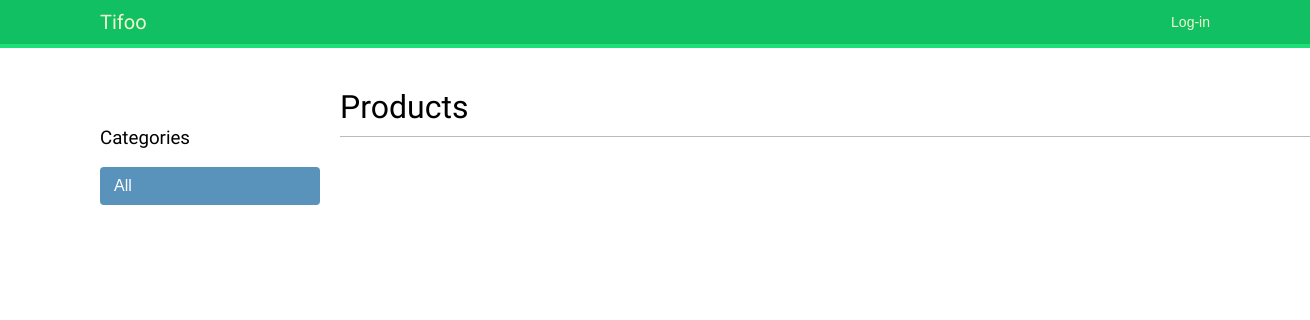
The app's page /, older data.
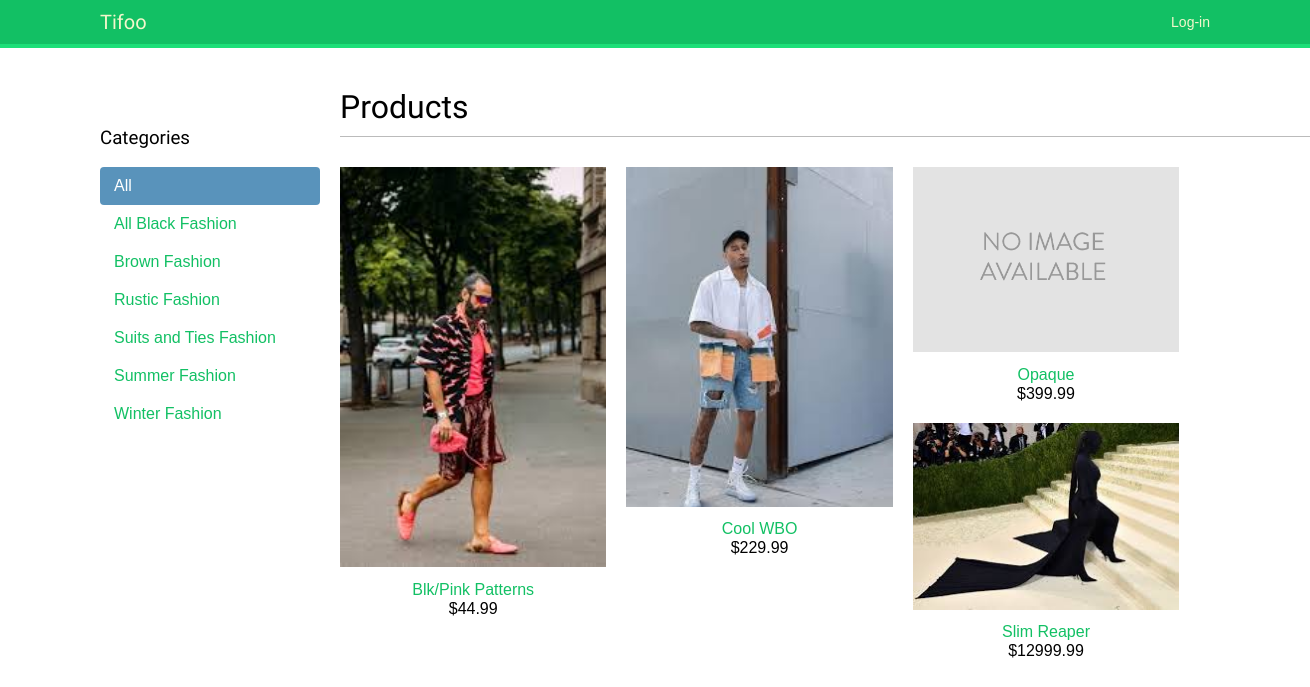
The same page, newer data.
### shop/models.py (models this page shows, shortened)
class Category(models.Model):
    name = models.CharField(max_length=200, db_index=True)
    slug = models.SlugField(max_length=200, unique=True)
    class Meta:
        ordering = ('name',)
        verbose_name = 'category'
        verbose_name_plural = 'categories'
    def get_absolute_url(self):
        return reverse('shop:product_list_by_category', args=[self.slug])

class Product(models.Model):
    category = models.ForeignKey(Category, related_name="products", on_delete=models.CASCADE)
    name = models.CharField(max_length=200, db_index=True)
    slug = models.SlugField(max_length=200, db_index=True)
    image = models.ImageField(upload_to='products/%Y/%m/%d/', blank=True)
    description = models.TextField(blank=True)
    price = models.DecimalField(max_digits=10, decimal_places=2)
    available = models.BooleanField(default=True)
    created = models.DateTimeField(auto_now_add=True)
    updated = models.DateTimeField(auto_now=True)
    class Meta:
        ordering = ('name',)
        index_together = (('id', 'slug'),)
    def get_absolute_url(self):
        return reverse('shop:product_detail', args=[self.id, self.slug])

### shop/views.py (the view)
# urls.py: path('', views.product_list, name='product_list'),
def product_list(request, category_slug=None):
    category = None
    categories = Category.objects.all()
    products = Product.objects.filter(available=True)
    if category_slug:
        category = get_object_or_404(Category, slug=category_slug)
        products = products.filter(category=category)
    return render(
        request,
        'shop/product/list.html',
        {'category': category, 'categories': categories, 'products': products}
    )

### shop/templates/shop/product/list.html (shortened to what this page needs)
{% extends 'base.html' %}
{% load static %}
{% block content %}
    <div id="sidebar">
        <h3>Categories</h3>
        <ul>
            <li {% if not category %}class="selected"{% endif %}>
                <a href="{% url 'shop:product_list' %}">All</a>
            </li>
            {% for c in categories %}
                <li {% if category.slug == c.slug %}class="selected"{% endif %}>
                    <a href="{{ c.get_absolute_url }}"> {{ c.name }} </a>
                </li>
            {% endfor %}
        </ul>
    </div>
    <div id="main" class="product-list">
        <h1>{% if category %} {{ category.name }} {% else %} Products {% endif %}</h1>
        {% for product in products %}
            <div class="item">
                <a href="{{ product.get_absolute_url }}">
                    <img src="{% if product.image %} {{ product.image.url }} {% else %} {% static "img/no_image.png" %}{% endif %}">
                </a>
                <a href="{{ product.get_absolute_url }}">{{ product.name }}</a>
                <br>
                ${{ product.price }}
            </div>
        {% endfor %}
    </div>
{% endblock content %}

### account/templates/base.html (shortened to what this page needs)
{% load static %}
<!DOCTYPE html>
<html>
<head>
  <link href="{% static "css/base.css" %}" rel="stylesheet">
</head>
<body>
  <div id="header">
    <span class="logo">Tifoo</span>
    <span class="user">
      {% if request.user.is_authenticated %}
        Hello {{ request.user.first_name }},
        <a href="{% url "logout" %}">Logout</a>
      {% else %}
        <a href="{% url "login" %}">Log-in</a>
      {% endif %}
    </span>
  </div>
  <div id="content">
    {% block content %}
    {% endblock %}
  </div>
</body>
</html>

### account/static/css/base.css (style rules this page uses)
body { margin:0; padding:0; font-family:helvetica, sans-serif; }
a { color: #12c064; text-decoration:none; }
h1, h2, h3, h4, h5 , h6 { font-family: 'Muli', sans-serif; font-weight:normal; }
h1 { border-bottom:1px solid #bbb; padding:0 0 10px 0; margin:10px 0 20px 0; }
#header { padding:10px 100px; font-size:14px; background:#12c064; color:#fff; border-bottom:4px solid #1cdf78; overflow:auto; }
#header .logo { font-family: 'Muli', sans-serif; float:left; color:#f3f7cc; font-size:20px; margin-right:10%; }
#header a { color:#f3f7cc; }
#header .user { float:right; padding-top:4px; }
#content { padding:30px 100px; }
#sidebar { width:220px; padding:30px 20px 0 0; float:left; }
#sidebar ul { margin:0; padding:0; }
#sidebar ul li { margin:0; list-style:none; padding:10px 14px; }
#sidebar ul li a { display:block; text-decoration: none; }
#sidebar ul li.selected { background:#5993bb; border-radius:4px; }
#sidebar ul li.selected a { color:#fff; }
#main { float:left; width: 96%; margin-right:-220px; overflow:hidden; }
.product-list .item { width:25%; padding:10px 20px 10px 0; float:left; text-align:center; line-height:1.2; }
.product-list .item img { width:100%; margin-bottom:8px; }

Row changes from the older to the newer data that the page shows:
added Category: name "All Black Fashion"
added Category: name "Brown Fashion"
added Category: name "Rustic Fashion"
added Category: name "Suits and Ties Fashion"
added Category: name "Summer Fashion"
added Category: name "Winter Fashion"
added Product: image (picture), name "Blk/Pink Patterns", price "44.99"
added Product: image (picture), name "Cool WBO", price "229.99"
added Product: name "Opaque", price "399.99"
added Product: image (picture), name "Slim Reaper", price "12999.99"
